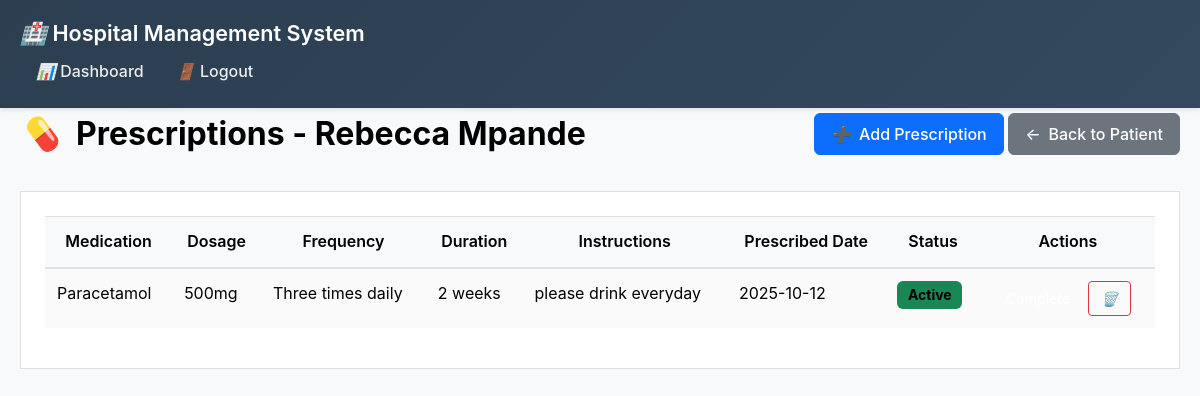
Screenshot of /patient/1/prescriptions (signed in) with the database file from the repository.
### models.py (models this page shows, shortened)
class Patient(db.Model):
    id = db.Column(db.Integer, primary_key=True)
    first_name = db.Column(db.String(50), nullable=False)
    last_name = db.Column(db.String(50), nullable=False)
    date_of_birth = db.Column(db.Date, nullable=False)
    gender = db.Column(db.String(10), nullable=False)
    contact_number = db.Column(db.String(15))
    email = db.Column(db.String(120))
    created_at = db.Column(db.DateTime, default=datetime.utcnow)
    appointments = db.relationship('Appointment', backref='patient', lazy=True)

class Prescription(db.Model):
    id = db.Column(db.Integer, primary_key=True)
    patient_id = db.Column(db.Integer, db.ForeignKey('patient.id'), nullable=False)
    doctor_id = db.Column(db.Integer, db.ForeignKey('doctor.id'), nullable=False)
    medication_name = db.Column(db.String(200), nullable=False)
    dosage = db.Column(db.String(100))
    frequency = db.Column(db.String(100))
    duration = db.Column(db.String(100))
    instructions = db.Column(db.Text)
    prescribed_date = db.Column(db.DateTime, default=datetime.utcnow)
    status = db.Column(db.String(50), default='Active')
    patient = db.relationship('Patient', backref=db.backref('prescriptions', lazy=True))
    doctor = db.relationship('Doctor', backref=db.backref('prescriptions', lazy=True))

### app.py (the view)
@app.route('/patient/<int:patient_id>/prescriptions')
@login_required
def patient_prescriptions(patient_id):
    patient = Patient.query.get_or_404(patient_id)
    prescriptions = Prescription.query.filter_by(patient_id=patient_id).order_by(Prescription.prescribed_date.desc()).all()
    return render_template_with_role('prescriptions.html', title='Prescriptions',
                                   patient=patient, prescriptions=prescriptions)

### app.py (called while the page is built)
@login_manager.user_loader
def load_user(user_id):
    return User.query.get(int(user_id))

def render_template_with_role(template, **context):
    if current_user.is_authenticated and current_user.role == 'admin':
        base_template = 'base_admin.html'
    else:
        base_template = 'base_user.html'
    return render_template(template, base_template=base_template, **context)

@app.context_processor
def inject_today_date():
    return {'min_date': date.today().strftime('%Y-%m-%d')}

### templates/prescriptions.html (shortened to what this page needs)
{% extends "base.html" %}
{% block content %}
<div class="d-flex justify-content-between align-items-center mb-4">
    <h1><i class="fas fa-prescription me-2"></i>Prescriptions - {{ patient.first_name }} {{ patient.last_name }}</h1>
    <div>
        <a href="{{ url_for('add_prescription', patient_id=patient.id) }}" class="btn btn-primary">
            <i class="fas fa-plus me-1"></i>Add Prescription
        </a>
        <a href="{{ url_for('view_patient', patient_id=patient.id) }}" class="btn btn-secondary">
            <i class="fas fa-arrow-left me-1"></i>Back to Patient
        </a>
    </div>
</div>
<div class="card">
    <div class="card-body">
        {% if prescriptions %}
        <div class="table-responsive">
            <table class="table table-striped">
                <thead>
                    <tr>
                        <th>Medication</th>
                        <th>Dosage</th>
                        <th>Frequency</th>
                        <th>Duration</th>
                        <th>Instructions</th>
                        <th>Prescribed Date</th>
                        <th>Status</th>
                        <th>Actions</th>
                    </tr>
                </thead>
                <tbody>
                    {% for prescription in prescriptions %}
                    <tr>
                        <td>{{ prescription.medication_name }}</td>
                        <td>{{ prescription.dosage }}</td>
                        <td>{{ prescription.frequency }}</td>
                        <td>{{ prescription.duration }}</td>
                        <td>{{ prescription.instructions or 'No special instructions' }}</td>
                        <td>{{ prescription.prescribed_date.strftime('%Y-%m-%d') }}</td>
                        <td>
                            <span class="badge bg-{{ 'success' if prescription.status == 'Active' else 'secondary' }}">
                                {{ prescription.status }}
                            </span>
                        </td>
                        <td>
                            <a href="{{ url_for('toggle_prescription_status', prescription_id=prescription.id) }}"
                               class="btn btn-sm btn-outline-{{ 'warning' if prescription.status == 'Active' else 'success' }}">
                            </a>
                            {% if current_user.role == 'admin' %}
                            <a href="{{ url_for('delete_prescription', prescription_id=prescription.id) }}"
                               class="btn btn-sm btn-outline-danger"
                               onclick="return confirm('Are you sure you want to delete this prescription?')">
                                <i class="fas fa-trash"></i>
                            </a>
                            {% endif %}
                        </td>
                    </tr>
                    {% endfor %}
                </tbody>
            </table>
        </div>
        {% endif %}
    </div>
</div>
{% endblock %}

### templates/base.html (style rules this page uses)
.admin-body { background-color: #f8f9fa; min-height: 100vh; }
.badge { font-size: 0.75em; }
.table th { border-top: none; font-weight: 600; background-color: #f8f9fa; }
.btn { border-radius: 0.375rem; }
* { box-sizing: border-box; margin: 0; padding: 0; }
body { font-family: -apple-system, BlinkMacSystemFont, 'Segoe UI', Roboto, sans-serif; line-height: 1.6; color: #000000 !important; background-color: #f8f9fa; }
.card { background: #fff; border: 1px solid rgba(0,0,0,.125); position: relative; color: #000000 !important; }
.card-body { flex: 1 1 auto; padding: 1.5rem; }
.btn { display: inline-block; font-weight: 500; line-height: 1.5; color: #ffffff !important; text-align: center; text-decoration: none; vertical-align: middle; cursor: pointer; user-select: none; background-color: transparent; border: 1px solid transparent; padding: 0.5rem 1rem; font-size: 1rem; border-radius: 0.375rem; transition: all 0.2s ease-in-out; }
.btn-primary { background-color: #0d6efd; border-color: #0d6efd; }
.btn-secondary { background-color: #6c757d; border-color: #6c757d; }
.btn-outline-danger { color: #dc3545 !important; border-color: #dc3545; background: transparent; }
.btn-sm { padding: 0.375rem 0.75rem; font-size: 0.875rem; border-radius: 0.25rem; }
.table { width: 100%; margin-bottom: 1rem; color: #000000 !important; border-collapse: collapse; }
.table th, .table td { padding: 0.75rem; vertical-align: top; border-top: 1px solid #dee2e6; color: #000000 !important; }
.table thead th { vertical-align: bottom; border-bottom: 2px solid #dee2e6; background-color: #f8f9fa !important; color: #000000 !important; font-weight: 600; }
.table-striped tbody tr:nth-of-type(odd) { background-color: rgba(0,0,0,.02); }
h1, h2, h3, h4, h5, h6, p, span, div, li, td, th, label { color: #000000 !important; }
.mb-4 { margin-bottom: 2rem; }
.me-1 { margin-right: 0.5rem; }
.me-2 { margin-right: 1rem; }
.d-flex { display: flex; }
.justify-content-between { justify-content: space-between; }
.align-items-center { align-items: center; }
.badge { display: inline-block; padding: 0.5em 0.75em; font-size: 0.875em; font-weight: 700; line-height: 1; text-align: center; white-space: nowrap; vertical-align: baseline; border-radius: 0.375rem; }
.bg-success { background-color: #198754; }
.fa-arrow-left::before { content: "←"; }
.fa-trash::before { content: "🗑️"; }
.fa-prescription::before { content: "💊"; }
.fa-plus::before { content: "➕"; }

### rows the page displays
Patient: first_name "Rebecca", last_name "Mpande"
Prescription: medication_name "Paracetamol", dosage "500mg", frequency "Three times daily", duration "2 weeks", instructions "please drink everyday", prescribed_date "2025-10-12", status "Active"
